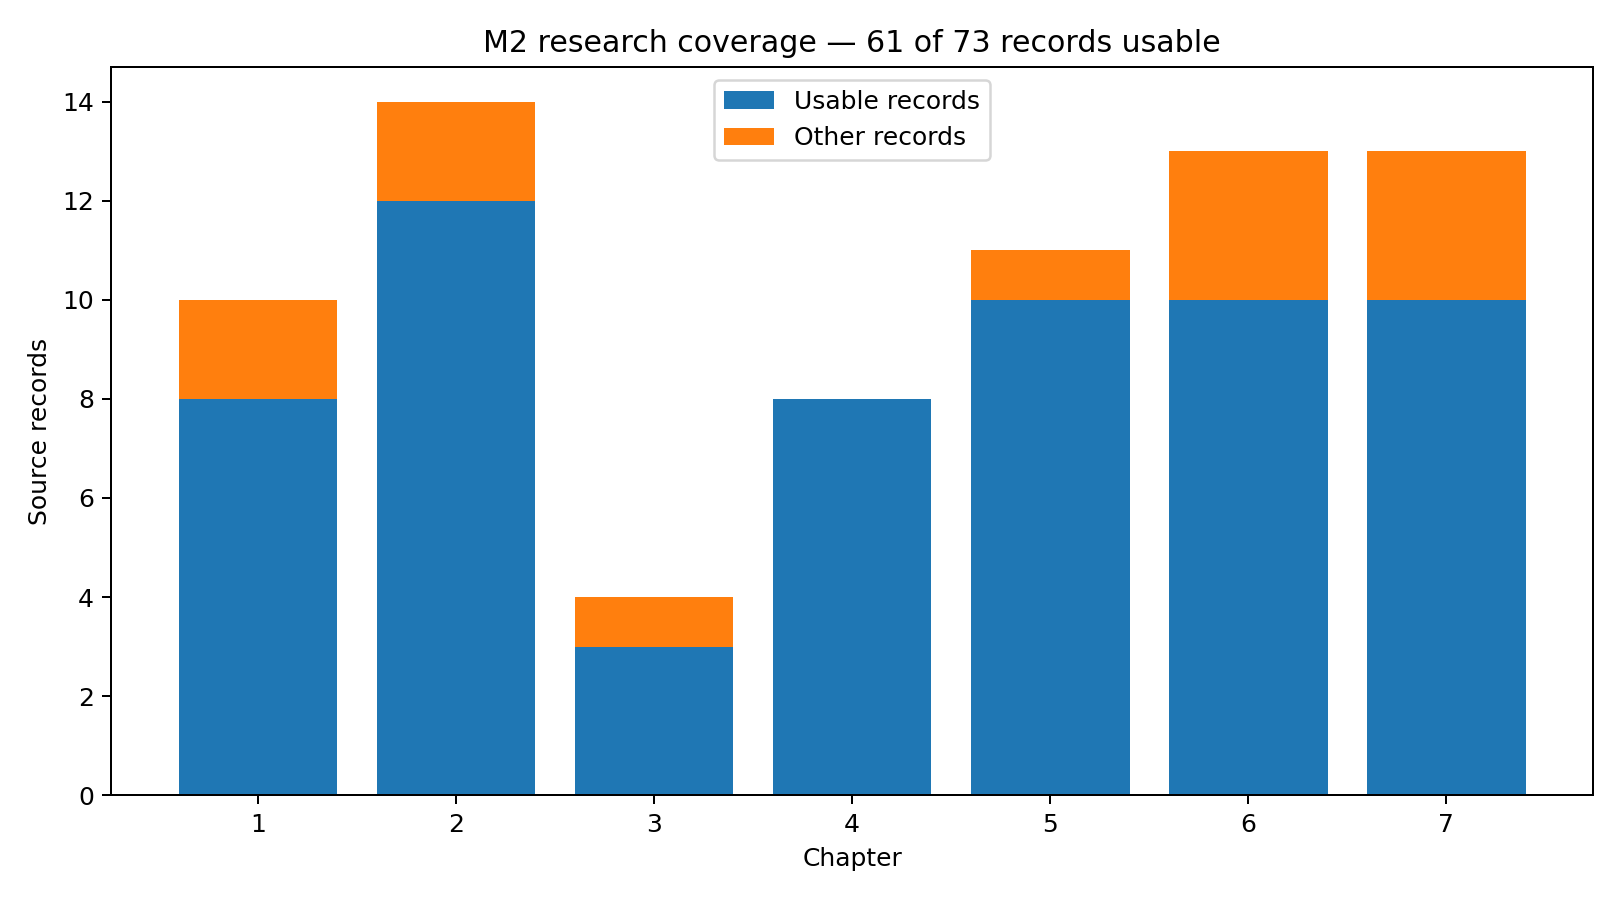

Write the Python code that produced this figure.
import matplotlib.pyplot as plt
import numpy as np
from pathlib import Path
p=Path(__file__).resolve().parent
usable=np.array([8,12,3,8,10,10,10]); total=np.array([10,14,4,8,11,13,13])
fig,ax=plt.subplots(figsize=(9,5)); x=np.arange(1,8)
ax.bar(x,usable,label='Usable records'); ax.bar(x,total-usable,bottom=usable,label='Other records'); ax.set(xlabel='Chapter',ylabel='Source records',title='M2 research coverage — 61 of 73 records usable',xticks=x); ax.legend(); fig.tight_layout(); fig.savefig(p/'m2_sources.png',dpi=180); plt.close(fig)
fig,ax=plt.subplots(figsize=(5,5)); ax.pie([61,12],labels=['Usable','Other'],autopct='%1.1f%%',wedgeprops={'width':.35}); ax.set_title('M2 source eligibility (reported)'); fig.tight_layout(); fig.savefig(p/'m2_eligibility.png',dpi=180)
